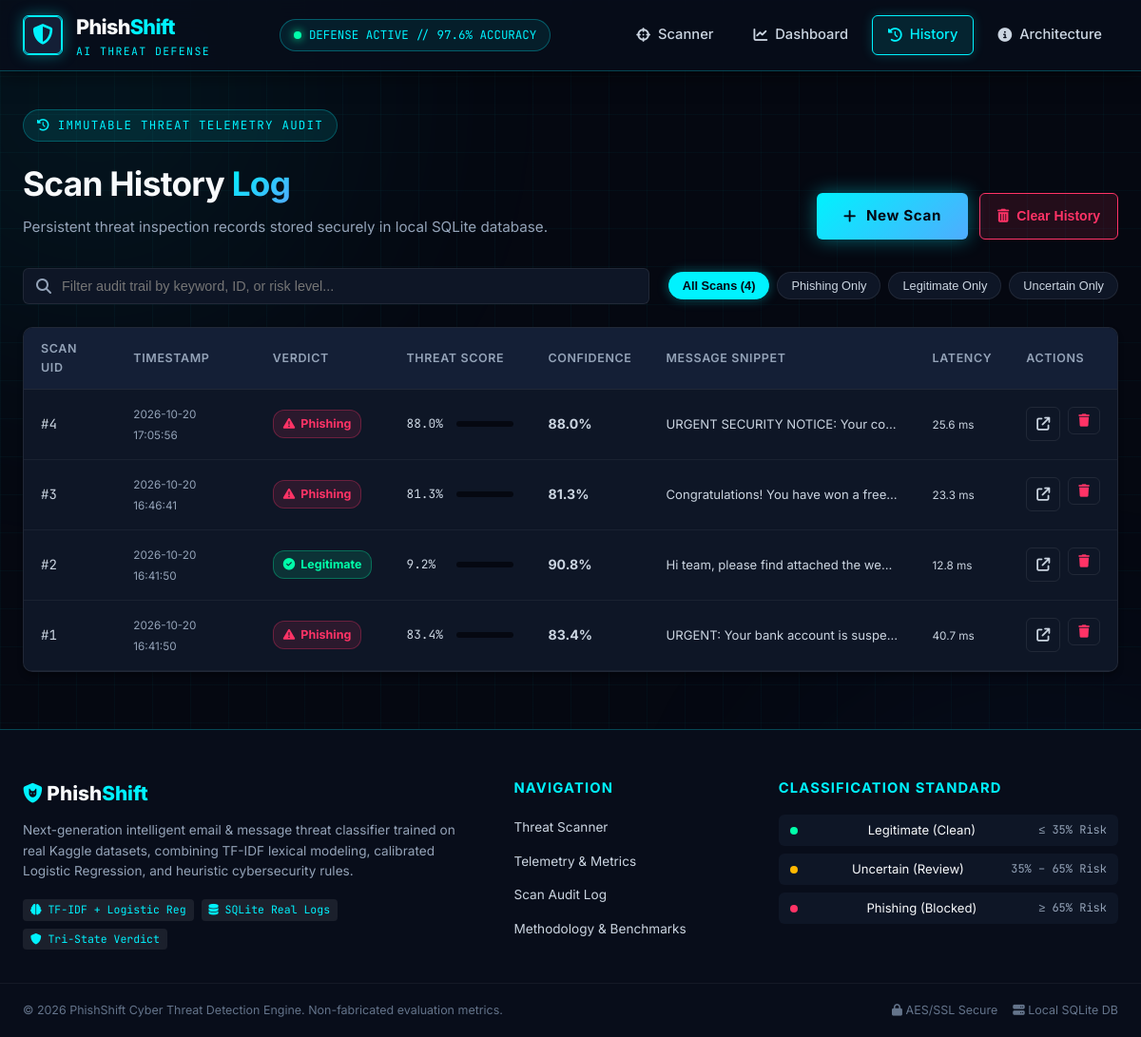
The app's page /history with its own data.
### tables this page shows
CREATE TABLE scans (
                id INTEGER PRIMARY KEY AUTOINCREMENT,
                timestamp TEXT NOT NULL,
                raw_message TEXT NOT NULL,
                clean_message TEXT,
                prediction TEXT NOT NULL,
                confidence REAL NOT NULL,
                phishing_prob REAL NOT NULL,
                legit_prob REAL NOT NULL,
                risk_level TEXT NOT NULL,
                rule_triggers TEXT,
                keywords_found TEXT,
                scan_duration_ms REAL NOT NULL,
                model_name TEXT NOT NULL
            );

### app.py (the view)
@app.route("/history")
def history():
    conn = get_db_connection()
    scans = conn.execute("SELECT * FROM scans ORDER BY id DESC").fetchall()
    conn.close()
    return render_template("history.html", scans=scans)

### app.py (called while the page is built)
def get_db_connection():
    conn = sqlite3.connect(str(config.DATABASE_PATH))
    conn.row_factory = sqlite3.Row
    return conn

### templates/history.html (shortened to what this page needs)
{% extends "base.html" %}
{% block content %}
<div class="cyber-container history-wrapper">
    <div class="dashboard-top-bar">
        <div>
            <div class="hero-badge"><i class="fa-solid fa-clock-rotate-left"></i> IMMUTABLE THREAT TELEMETRY AUDIT</div>
            <h1 class="page-title">Scan History <span class="gradient-cyan">Log</span></h1>
            <p class="page-subtitle">Persistent threat inspection records stored securely in local SQLite database.</p>
        </div>
        <div class="dashboard-actions">
            <a href="{{ url_for('index') }}" class="btn-cyber-primary"><i class="fa-solid fa-plus"></i> New Scan</a>
            <button type="button" class="btn-cyber-danger" onclick="confirmClearHistory()">
                <i class="fa-solid fa-trash-can"></i> Clear History
            </button>
        </div>
    </div>
    <div class="history-toolbar">
        <div class="search-box-wrap">
            <i class="fa-solid fa-magnifying-glass search-icon"></i>
            <input type="text" id="history-search" placeholder="Filter audit trail by keyword, ID, or risk level..." onkeyup="filterHistoryTable()">
        </div>
        <div class="filter-pills-row">
            <button class="pill-btn active" data-filter="all" onclick="setHistoryFilter('all', this)">All Scans ({{ scans | length }})</button>
            <button class="pill-btn phish" data-filter="Phishing" onclick="setHistoryFilter('Phishing', this)">Phishing Only</button>
            <button class="pill-btn legit" data-filter="Legitimate" onclick="setHistoryFilter('Legitimate', this)">Legitimate Only</button>
            <button class="pill-btn uncertain" data-filter="Uncertain" onclick="setHistoryFilter('Uncertain', this)">Uncertain Only</button>
        </div>
    </div>
    <div class="cyber-panel">
        <div class="panel-body p-0">
            {% if scans and scans | length > 0 %}
                <div class="table-responsive">
                    <table class="cyber-table" id="history-table">
                        <thead>
                            <tr>
                                <th>Scan UID</th>
                                <th>Timestamp</th>
                                <th>Verdict</th>
                                <th>Threat Score</th>
                                <th>Confidence</th>
                                <th>Message Snippet</th>
                                <th>Latency</th>
                                <th>Actions</th>
                            </tr>
                        </thead>
                        <tbody>
                            {% for scan in scans %}
                                <tr class="history-row" data-verdict="{{ scan.prediction }}">
                                    <td><code>#{{ scan.id }}</code></td>
                                    <td><small class="text-muted">{{ scan.timestamp }}</small></td>
                                    <td>
                                        <span class="status-chip chip-{{ scan.prediction | lower }}">
                                            {% if scan.prediction == 'Phishing' %}
                                                <i class="fa-solid fa-triangle-exclamation"></i> Phishing
                                            {% elif scan.prediction == 'Legitimate' %}
                                                <i class="fa-solid fa-circle-check"></i> Legitimate
                                            {% else %}
                                                <i class="fa-solid fa-circle-question"></i> Uncertain
                                            {% endif %}
                                        </span>
                                    </td>
                                    <td>
                                        <div class="mini-score-bar">
                                            <span class="score-text">{{ "%.1f" | format(scan.phishing_prob * 100) }}%</span>
                                            <div class="mini-track">
                                            </div>
                                        </div>
                                    </td>
                                    <td><strong>{{ "%.1f" | format(scan.confidence) }}%</strong></td>
                                    <td class="snippet-cell">
                                        <span class="snippet-text" title="{{ scan.raw_message }}">
                                            {{ scan.raw_message[:85] }}{% if scan.raw_message | length > 85 %}...{% endif %}
                                        </span>
                                    </td>
                                    <td><small>{{ "%.1f" | format(scan.scan_duration_ms) }} ms</small></td>
                                    <td>
                                        <div class="action-buttons-group">
                                            <a href="{{ url_for('view_result', scan_id=scan.id) }}" class="btn-icon" title="View Full Report">
                                                <i class="fa-solid fa-arrow-up-right-from-square"></i>
                                            </a>
                                            <form action="{{ url_for('delete_scan', scan_id=scan.id) }}" method="POST" style="display:inline;" onsubmit="return confirm('Delete this scan entry from SQLite audit trail?');">
                                                <button type="submit" class="btn-icon text-danger" title="Delete Scan">
                                                    <i class="fa-solid fa-trash"></i>
                                                </button>
                                            </form>
                                        </div>
                                    </td>
                                </tr>
                            {% endfor %}
                        </tbody>
                    </table>
                </div>
            {% endif %}
        </div>
    </div>
</div>
{% endblock %}

### templates/base.html (shortened to what this page needs)
<!DOCTYPE html>
<html lang="en">
<head>
    <link rel="stylesheet" href="https://cdnjs.cloudflare.com/ajax/libs/font-awesome/6.5.1/css/all.min.css">
    <link rel="stylesheet" href="{{ url_for('static', filename='css/style.css') }}">
</head>
<body class="cyber-theme">
    <div class="cyber-glow-blob top-left" aria-hidden="true"></div>
    <header class="cyber-header" id="main-header">
        <div class="cyber-container nav-wrapper">
            <a href="{{ url_for('index') }}" class="cyber-brand" id="brand-link">
                <div class="brand-icon-wrapper">
                    <i class="fa-solid fa-shield-halved brand-shield"></i>
                    <span class="shield-pulse"></span>
                </div>
                <div class="brand-text">
                    <span class="brand-name">Phish<span class="accent-cyan">Shift</span></span>
                    <span class="brand-tagline">AI Threat Defense</span>
                </div>
            </a>
            <div class="status-indicator-badge d-none-mobile" title="ML Defense Engine Status">
                <span class="status-pulse-dot"></span>
                <span class="status-text">DEFENSE ACTIVE // 97.6% ACCURACY</span>
            </div>
            <nav class="cyber-nav" id="cyber-nav-menu">
                <ul class="nav-links">
                    <li>
                        <a href="{{ url_for('index') }}" class="nav-link {% if request.endpoint == 'index' %}active{% endif %}" id="nav-scanner">
                            <i class="fa-solid fa-crosshairs"></i> Scanner
                        </a>
                    </li>
                    <li>
                        <a href="{{ url_for('dashboard') }}" class="nav-link {% if request.endpoint == 'dashboard' %}active{% endif %}" id="nav-dashboard">
                            <i class="fa-solid fa-chart-line"></i> Dashboard
                        </a>
                    </li>
                    <li>
                        <a href="{{ url_for('history') }}" class="nav-link {% if request.endpoint == 'history' %}active{% endif %}" id="nav-history">
                            <i class="fa-solid fa-clock-rotate-left"></i> History
                        </a>
                    </li>
                    <li>
                        <a href="{{ url_for('about') }}" class="nav-link {% if request.endpoint == 'about' %}active{% endif %}" id="nav-about">
                            <i class="fa-solid fa-circle-info"></i> Architecture
                        </a>
                    </li>
                </ul>
            </nav>
        </div>
    </header>
    <main class="cyber-main-content">
        {% block content %}{% endblock %}
    </main>
    <footer class="cyber-footer">
        <div class="cyber-container footer-content">
            <div class="footer-col brand-col">
                <div class="footer-brand">
                    <i class="fa-solid fa-shield-cat accent-cyan"></i> Phish<span class="accent-cyan">Shift</span>
                </div>
                <p class="footer-desc">
                    Next-generation intelligent email & message threat classifier trained on real Kaggle datasets, combining TF-IDF lexical modeling, calibrated Logistic Regression, and heuristic cybersecurity rules.
                </p>
                <div class="footer-badges">
                    <span class="badge-mini"><i class="fa-solid fa-brain"></i> TF-IDF + Logistic Reg</span>
                    <span class="badge-mini"><i class="fa-solid fa-database"></i> SQLite Real Logs</span>
                    <span class="badge-mini"><i class="fa-solid fa-shield"></i> Tri-State Verdict</span>
                </div>
            </div>
            <div class="footer-col links-col">
                <h4 class="footer-heading">Navigation</h4>
                <ul class="footer-links">
                    <li><a href="{{ url_for('index') }}">Threat Scanner</a></li>
                    <li><a href="{{ url_for('dashboard') }}">Telemetry & Metrics</a></li>
                    <li><a href="{{ url_for('history') }}">Scan Audit Log</a></li>
                    <li><a href="{{ url_for('about') }}">Methodology & Benchmarks</a></li>
                </ul>
            </div>
            <div class="footer-col stats-col">
                <h4 class="footer-heading">Classification Standard</h4>
                <div class="footer-verdict-summary">
                    <div class="verdict-row safe">
                        <span class="dot safe-dot"></span>
                        <span class="label">Legitimate (Clean)</span>
                        <span class="range">&le; 35% Risk</span>
                    </div>
                    <div class="verdict-row warn">
                        <span class="dot warn-dot"></span>
                        <span class="label">Uncertain (Review)</span>
                        <span class="range">35% &ndash; 65% Risk</span>
                    </div>
                    <div class="verdict-row phish">
                        <span class="dot phish-dot"></span>
                        <span class="label">Phishing (Blocked)</span>
                        <span class="range">&ge; 65% Risk</span>
                    </div>
                </div>
            </div>
        </div>
        <div class="footer-bottom">
            <div class="cyber-container footer-bottom-inner">
                <p>&copy; 2026 PhishShift Cyber Threat Detection Engine. Non-fabricated evaluation metrics.</p>
                <div class="footer-tags">
                    <span><i class="fa-solid fa-lock"></i> AES/SSL Secure</span>
                    <span><i class="fa-solid fa-server"></i> Local SQLite DB</span>
                </div>
            </div>
        </div>
    </footer>
</body>
</html>

### records on screen
scans: id "4", timestamp "2026-10-20 17:05:56", prediction "Phishing" (drawn), scan.phishing_prob*100 "88.0", confidence "88.0", raw_message "URGENT SECURITY NOTICE: Your co…", scan_duration_ms "25.6"
scans: id "3", timestamp "2026-10-20 16:46:41", prediction "Phishing" (drawn), scan.phishing_prob*100 "81.3", confidence "81.3", raw_message "Congratulations! You have won a free…", scan_duration_ms "23.3"
scans: id "2", timestamp "2026-10-20 16:41:50", prediction "Legitimate" (drawn), scan.phishing_prob*100 "9.2", confidence "90.8", raw_message "Hi team, please find attached the we…", scan_duration_ms "12.8"
scans: id "1", timestamp "2026-10-20 16:41:50", prediction "Phishing" (drawn), scan.phishing_prob*100 "83.4", confidence "83.4", raw_message "URGENT: Your bank account is suspe…", scan_duration_ms "40.7"

### other values on screen
{{ scans | length }} "4"
